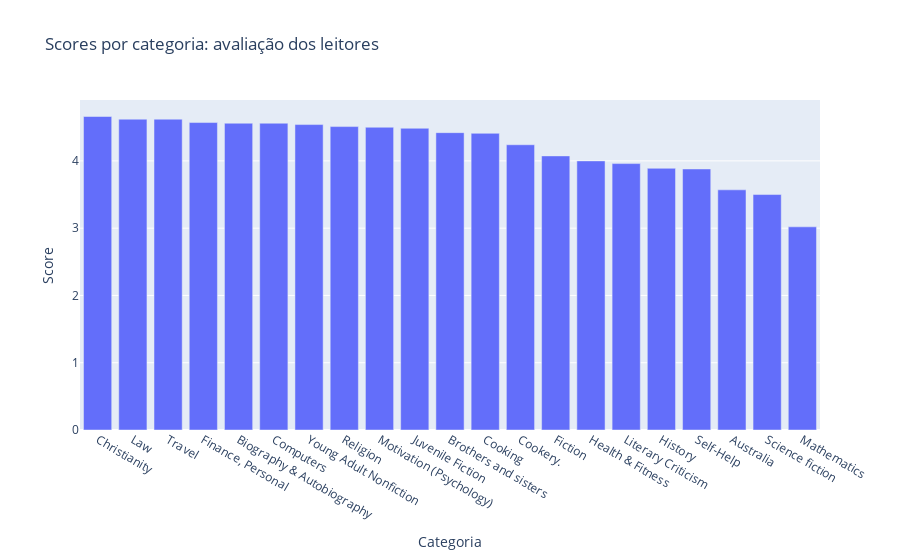

The notebook cell this image was saved under:
### Code cell
# Dados para o gráfico de barras com a variável 'publisher' no eixo x
categorias_segmento = bd['categories'].unique()
valores_segmento = bd.groupby('categories')['score'].mean()

# Ordenar os dados de scores médios por segmento do maior para o menor
valores_segmento_sorted = valores_segmento.sort_values(ascending=False)

# Criação do gráfico de barras com a variável 'publisher' no eixo x
fig3 = go.Figure(data=[
    go.Bar(name='Valores', x=valores_segmento_sorted.index, y=valores_segmento_sorted)
])

# Personalização do layout do gráfico com a variável 'publisher' no eixo x
fig3.update_layout(
    title='Scores por categoria: avaliação dos leitores',
    xaxis_title='Categoria',
    yaxis_title='Score'
)

# Exibir o gráfico com a variável 'publisher' no eixo x
fig3.show()

### Figure 1 — Plotly figure (JSON) as saved in the notebook; plotly's stock layout.template omitted (floating-point values rounded to 4 significant figures)
{"data": [{"name": "Valores", "type": "bar", "x": ["Christianity", "Law", "Travel", "Finance, Personal", "Biography & Autobiography", "Computers", "Young Adult Nonfiction", "Religion", "Motivation (Psychology)", "Juvenile Fiction", "Brothers and sisters", "Cooking", "Cookery.", "Fiction", "Health & Fitness", "Literary Criticism", "History", "Self-Help", "Australia", "Science fiction", "Mathematics"], "y": [4.66, 4.62, 4.62, 4.57, 4.56, 4.56, 4.54, 4.51, 4.5, 4.485, 4.42, 4.41, 4.24, 4.074, 4, 3.96, 3.89, 3.88, 3.57, 3.5, 3.02]}], "layout": {"title": {"text": "Scores por categoria: avaliação dos leitores"}, "xaxis": {"title": {"text": "Categoria"}}, "yaxis": {"title": {"text": "Score"}}}}
